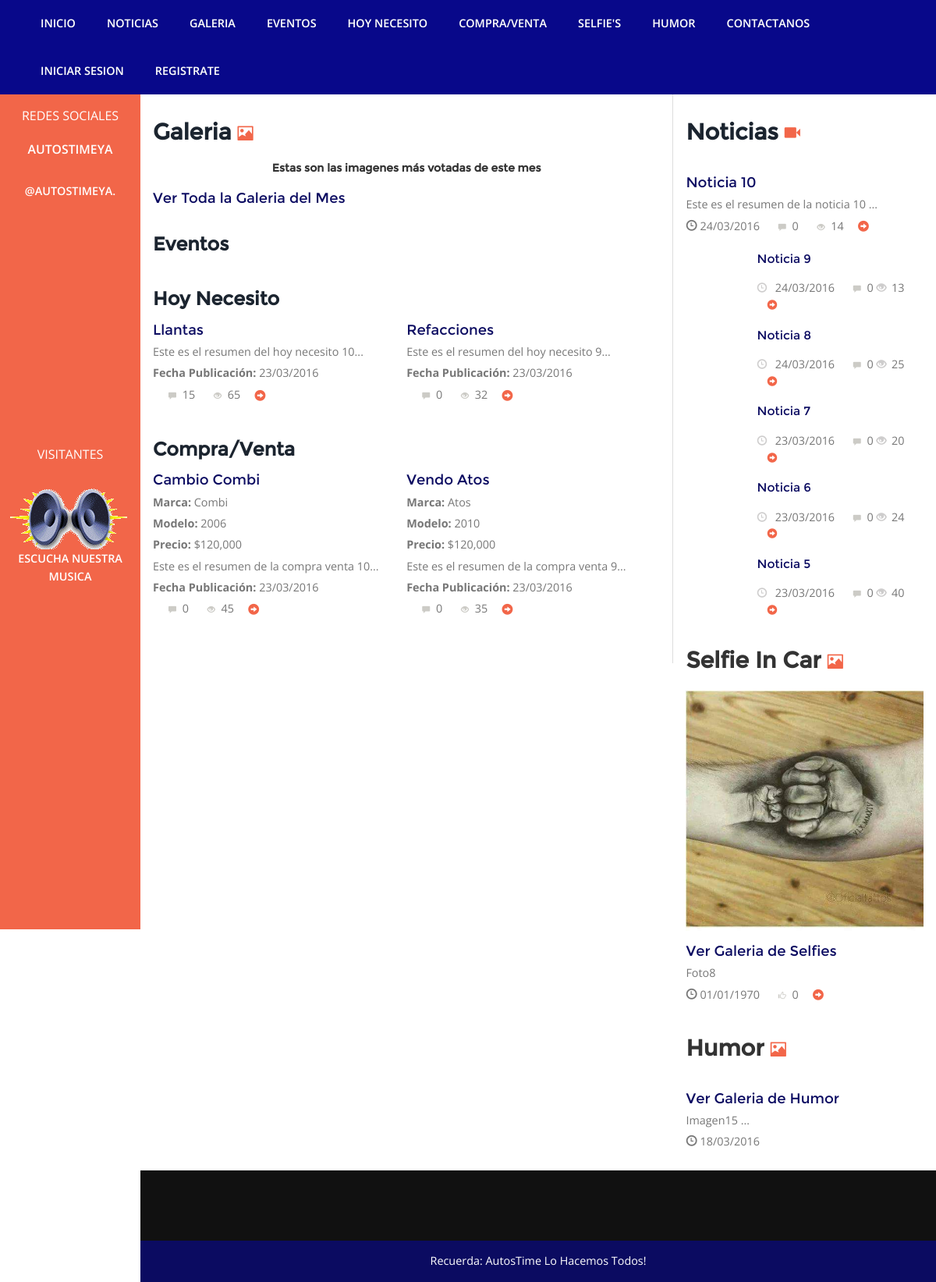
The page / on the database its author committed.
### tables this page shows
CREATE TABLE IF NOT EXISTS `hoy_necesito` (
  `id_hoy_necesito` int(11) NOT NULL AUTO_INCREMENT,
  `titulo` varchar(50) DEFAULT NULL,
  `resumen` varchar(200) NOT NULL,
  `descripcion` text,
  `fecha` date NOT NULL,
  `cont_visitas` int(11) NOT NULL,
  `url_facebook` varchar(100) DEFAULT NULL,
  `url_twitter` varchar(100) DEFAULT NULL,
  PRIMARY KEY (`id_hoy_necesito`),
  KEY `id_hoy_necesito` (`id_hoy_necesito`)
);

CREATE TABLE IF NOT EXISTS `compra_venta` (
  `id_compra_venta` int(11) NOT NULL AUTO_INCREMENT,
  `titulo` varchar(50) NOT NULL,
  `resumen` varchar(200) NOT NULL,
  `descripcion` text NOT NULL,
  `marca` varchar(50) DEFAULT NULL,
  `modelo` int(11) DEFAULT NULL,
  `transmision` varchar(50) DEFAULT NULL,
  `tipo_combustible` varchar(50) DEFAULT NULL,
  `precio` varchar(25) DEFAULT NULL,
  `kilometraje` varchar(25) DEFAULT NULL,
  `id_estatus` int(11) NOT NULL,
  `fecha` date NOT NULL,
  `cont_visitas` int(11) NOT NULL,
  `url_facebook` varchar(100) DEFAULT NULL,
  `url_twitter` varchar(100) DEFAULT NULL,
  PRIMARY KEY (`id_compra_venta`),
  KEY `id_estatus` (`id_estatus`)
);

CREATE TABLE IF NOT EXISTS `noticia` (
  `id_noticia` int(11) NOT NULL AUTO_INCREMENT,
  `titulo` varchar(25) NOT NULL,
  `resumen` varchar(200) NOT NULL,
  `descripcion` text NOT NULL,
  `url_facebook` varchar(100) DEFAULT NULL,
  `url_twitter` varchar(100) DEFAULT NULL,
  `fecha` date NOT NULL,
  `cont_visitas` int(11) NOT NULL,
  PRIMARY KEY (`id_noticia`),
  KEY `titulo` (`titulo`)
);

CREATE TABLE IF NOT EXISTS `galeria_selfie` (
  `id_selfie` int(11) NOT NULL AUTO_INCREMENT,
  `titulo` varchar(10) DEFAULT NULL,
  `descripcion` varchar(30) DEFAULT NULL,
  `ubicacion_foto` varchar(500) NOT NULL,
  `fecha_alta` date DEFAULT NULL,
  PRIMARY KEY (`id_selfie`)
);

CREATE TABLE IF NOT EXISTS `galeria_humor` (
  `id_humor` int(11) NOT NULL AUTO_INCREMENT,
  `titulo` varchar(50) DEFAULT NULL,
  `descripcion` text,
  `ubicacion_foto` varchar(500) NOT NULL,
  `fecha_alta` date DEFAULT NULL,
  PRIMARY KEY (`id_humor`)
);

### conexion/conexion_vars.php (called while the page is built, shortened)
<?php
$db= "autostime";
?>

### conexion/Conection.php (called while the page is built, shortened)
<?php
	class Conection
	{
		private $servidor;
		private $usuario;
		private $pass;
		private $base_datos;
		private $descriptor;
		function __construct($servidor,$usuario,$pass,$base_datos){
			$this->servidor= $servidor;
			$this->usuario= $usuario;
			$this->pass= $pass;
			$this->base_datos= $base_datos;
		}
		private function conectar_base_datos(){
			$this->descriptor= mysqli_connect($this->servidor,$this->usuario,$this->pass);
			mysqli_select_db($this->descriptor,$this->base_datos);
		}
		public function consulta($consulta){
			$this->resultado= mysqli_query($this->descriptor,$consulta);
			if (!$this->resultado) {
			} else{
				return $this->resultado;
			}
		}
	}

### noticias.php (the view, shortened to what this page needs)
<?php
	require_once("conexion/Conection.php");
	require_once("conexion/conexion_vars.php");
	$conex= new Conection($servidor,$usuario,$pass,$db );
	$qryPrimNoticia="Select noticia.id_noticia, noticia.titulo, noticia.resumen, noticia.fecha, count(id_comentario_noticia) as cont_comentarios, noticia.cont_visitas, foto_noticia.ubicacion_foto From noticia left Join comentario_noticia on noticia.id_noticia = comentario_noticia.id_noticia left Join foto_noticia on noticia.id_noticia = foto_noticia.id_noticia where foto_noticia.numero_foto > 0 group by noticia.id_noticia Order By noticia.id_noticia Desc Limit 1 ";
	$qryNoticias="Select noticia.id_noticia, noticia.titulo, noticia.resumen, noticia.fecha, count(id_comentario_noticia) as cont_comentarios, noticia.cont_visitas, foto_noticia.ubicacion_foto From noticia left Join comentario_noticia on noticia.id_noticia = comentario_noticia.id_noticia left Join foto_noticia on noticia.id_noticia = foto_noticia.id_noticia where foto_noticia.numero_foto > 0 group by noticia.id_noticia Order By noticia.id_noticia Desc Limit 1,5";
	$qrySelfie="SELECT galeria_selfie.id_selfie, galeria_selfie.titulo, galeria_selfie.descripcion, galeria_selfie.ubicacion_foto, galeria_selfie.fecha_alta, COUNT(usuario_votos_selfie.id_selfie) as votos FROM galeria_selfie  LEFT JOIN usuario_votos_selfie ON galeria_selfie.id_selfie = usuario_votos_selfie.id_selfie GROUP BY galeria_selfie.id_selfie DESC LIMIT 1;";
	$qryHumor="SELECT id_humor, titulo, descripcion, ubicacion_foto, fecha_alta FROM galeria_humor ORDER BY id_humor DESC LIMIT 1";
	$resultsPrimNoticia =$conex->consulta($qryPrimNoticia);
	$resultsNoticias =$conex->consulta($qryNoticias);
	$resultsSelfie =$conex->consulta($qrySelfie);
	$resultsHumor =$conex->consulta($qryHumor);
?>
<div class="banner-right-text">
	<h3 class="tittle"><a href="todasNoticias.php">Noticias </a><i class="glyphicon glyphicon-facetime-video"></i></h3>
	<div class="general-news">
		<div class="general-inner">
			<div class="general-text">
				<?php
					while($rowPrimNoticia = mysqli_fetch_array($resultsPrimNoticia)){
				?>
					<h5 class="top"><a href="detalleNoticia.php?idNoticia=<?php echo $rowPrimNoticia['id_noticia'];?>"><?php echo utf8_encode($rowPrimNoticia['titulo']);?></a></h5>
					<p><?php echo utf8_encode($rowPrimNoticia['resumen']);?> ...</p>
					<p><i class="glyphicon glyphicon-time"></i> <?php echo date("d/m/Y", strtotime($rowPrimNoticia['fecha'])); ?> <span class="glyphicon glyphicon-comment"></span> <?php echo $rowPrimNoticia['cont_comentarios'];?> <span class="glyphicon glyphicon-eye-open"></span>
					   <?php echo $rowPrimNoticia['cont_visitas'];?> <a class="span_link" href="detalleNoticia.php?idNoticia=<?php echo $rowPrimNoticia['id_noticia'];?>"><span class="glyphicon glyphicon-circle-arrow-right"></span></a>
					</p>
				<?php
					}
				 ?>
			</div>
			<div class="edit-pics">
				<?php
					while($rowNoticias = mysqli_fetch_array($resultsNoticias)){
				?>
					<div class="editor-pics">
						<div class="col-md-3 item-pic">
						</div>
						<div class="col-md-9 item-details">
							<h5 class="inner two"><a class="span_link" href="detalleNoticia.php?idNoticia=<?php echo $rowNoticias['id_noticia'];?>"><?php echo utf8_encode($rowNoticias['titulo']);?></a></h5>
							 <div class="td-post-date two"><i class="glyphicon glyphicon-time"></i> <?php echo date("d/m/Y", strtotime($rowNoticias['fecha']));?> <span class="glyphicon glyphicon-comment"></span> <?php echo $rowNoticias['cont_comentarios'];?> <i class="glyphicon glyphicon-eye-open"></i><?php echo $rowNoticias['cont_visitas'];?><a class="span_link" href="detalleNoticia.php?idNoticia=<?php echo $rowNoticias['id_noticia'];?>"><span class="glyphicon glyphicon-circle-arrow-right"></span></a></div>
						 </div>
						<div class="clearfix"></div>
					</div>
				<?php
					}
				 ?>
			</div>
            <br />
			<div class="general-text two">
            	<h3 class="tittle">Selfie In Car <i class="glyphicon glyphicon-picture"></i></h3>
                <?php
					while($rowSelfie = mysqli_fetch_array($resultsSelfie)){
				?>
                    <a href="selfies.php"><img src="<?php echo $rowSelfie['ubicacion_foto'];?>" class="img-responsive" alt=""></a>
                    <h5 class="top"><a href="selfies.php">Ver Galeria de Selfies</a></h5>
                    <p><?php echo utf8_encode($rowSelfie['titulo']);?></p>
                    <p><i class="glyphicon glyphicon-time"></i> <?php echo date("d/m/Y", strtotime($rowNoticias['fecha_alta']));?>
                        <span class="glyphicon glyphicon-thumbs-up"></span> <?php echo $rowSelfie['votos'];?>
                        <a class="span_link" href="selfies.php">
                        <span class="glyphicon glyphicon-circle-arrow-right"></span></a>
                    </p>
                <?php
					}
				 ?>
			</div>
		</div>
            <br />
			<div class="general-text two">
               	<h3 class="tittle">Humor <i class="glyphicon glyphicon-picture"></i></h3>
                <?php
					while($rowHumor = mysqli_fetch_array($resultsHumor)){
				?>
                    <h5 class="top"><a href="humor.php">Ver Galeria de Humor</a></h5>
                    <p><?php echo utf8_encode($rowHumor['titulo']);?> ...</p>
                    <p><i class="glyphicon glyphicon-time"></i> <?php echo date("d/m/Y", strtotime($rowHumor['fecha_alta']));?>
                    </p>
                 <?php
					}
				 ?>
			</div>
	</div>
</div>

### novedades.php (shortened to what this page needs)
<?php
	require_once("conexion/Conection.php");
	require_once("conexion/conexion_vars.php");
	$conex= new Conection($servidor,$usuario,$pass,$db );
	$qryHoyNecesito="Select hoy_necesito.id_hoy_necesito, hoy_necesito.titulo, hoy_necesito.resumen, hoy_necesito.fecha, count(id_comentario_hoy_necesito) as cont_comentarios, hoy_necesito.cont_visitas, foto_hoy_necesito.ubicacion_foto From hoy_necesito Left Join comentario_hoy_necesito On hoy_necesito.id_hoy_necesito = comentario_hoy_necesito.id_hoy_necesito Left Join foto_hoy_necesito On hoy_necesito.id_hoy_necesito = foto_hoy_necesito.id_hoy_necesito Where foto_hoy_necesito.numero_foto = 1 Group By hoy_necesito.id_hoy_necesito Desc Limit 2 ";
	$qryCompraVenta="Select compra_venta.id_compra_venta, compra_venta.titulo, compra_venta.resumen, compra_venta.marca, compra_venta.modelo, compra_venta.precio, compra_venta.fecha, count(id_comentario_compra_venta) as cont_comentarios, compra_venta.cont_visitas, foto_compra_venta.ubicacion_foto From compra_venta Left Join comentario_compra_venta On compra_venta.id_compra_venta = comentario_compra_venta.id_compra_venta Left Join foto_compra_venta On compra_venta.id_compra_venta = foto_compra_venta.id_compra_venta Where foto_compra_venta.numero_foto = 1 And compra_venta.id_estatus = 1 Group By compra_venta.id_compra_venta Desc Limit 2 ";
	$resultsHoyNecesito = 	$conex->consulta($qryHoyNecesito);
	$resultsCompraVenta = 	$conex->consulta($qryCompraVenta);
?>
<div class="top-news">
	<div class="top-inner">
		<h3 class="top"><a href="eventos.php">Eventos</a></h3>
	 </div>
	 <br />
	 <div class="top-inner second">
		<h3 class="top"><a href="hoyNecesito.php">Hoy Necesito</a></h3>
			<?php
				while($rowHoyNecesito = mysqli_fetch_array($resultsHoyNecesito)){
			?>
				<div class="col-md-6 top-text">
					<h5 class="top"><a href="detalleHoyNecesito.php?idHoyNecesito=<?php echo $rowHoyNecesito['id_hoy_necesito'];?>"><?php echo utf8_encode($rowHoyNecesito['titulo']);?></a></h5>
					<p><?php echo utf8_encode($rowHoyNecesito['resumen']);?>...</p>
					<p><b>Fecha Publicación: </b><?php echo date("d/m/Y", strtotime($rowHoyNecesito['fecha']));?><br /> <span class="glyphicon glyphicon-comment"></span>
						<?php echo $rowHoyNecesito['cont_comentarios'];?>
						<span class="glyphicon glyphicon-eye-open"></span> <?php echo $rowHoyNecesito['cont_visitas'];?>
                        <a class="span_link" href="detalleHoyNecesito.php?idHoyNecesito=<?php echo $rowHoyNecesito['id_hoy_necesito'];?>"><span class="glyphicon glyphicon-circle-arrow-right"></span></a>
                    </p>
				</div>
			<?php
				}
			 ?>
		 <div class="clearfix"> </div>
	 </div>
	 <br />
	 <div class="top-inner second">
		<h3 class="top"><a href="compraVenta.php">Compra/Venta</a></h3>
			<?php
				while($rowCompraVenta = mysqli_fetch_array($resultsCompraVenta)){
			?>
				<div class="col-md-6 top-text">
					<h5 class="top"><a href="detalleCompraVenta.php?idCompraVenta=<?php echo $rowCompraVenta['id_compra_venta'];?>"><?php echo utf8_encode($rowCompraVenta['titulo']);?></a></h5>
					<p><b>Marca: </b><?php echo utf8_encode($rowCompraVenta['marca']);?> <br />
                       <b>Modelo: </b><?php echo $rowCompraVenta['modelo'];?> <br />
                       <b>Precio: </b><?php echo utf8_encode($rowCompraVenta['precio']);?> <br />
                    </p>
					<p><?php echo utf8_encode($rowCompraVenta['resumen']);?>...</p>
					<p><b>Fecha Publicación: </b><?php echo date("d/m/Y", strtotime($rowCompraVenta['fecha']));?><br />
                    	<span class="glyphicon glyphicon-comment"></span> <?php echo $rowCompraVenta['cont_comentarios'];?>
						<span class="glyphicon glyphicon-eye-open"></span> <?php echo $rowCompraVenta['cont_visitas'];?>
                    	<a class="span_link" href="detalleCompraVenta.php?idCompraVenta=<?php echo $rowCompraVenta['id_compra_venta'];?>"><span class="glyphicon glyphicon-circle-arrow-right"></span></a>
                    </p>
				</div>
			<?php
				}
			 ?>
		 <div class="clearfix"> </div>
	 </div>
</div>

### css/style.css (style rules this page uses)
html, body { font-family: 'Open Sans', sans-serif; font-size: 100%; background: #FFf; }
body a { transition:0.5s all; -webkit-transition:0.5s all; -moz-transition:0.5s all; -o-transition:0.5s all; -ms-transition:0.5s all; }
h1,h2,h3,h4,h5,h6 { margin:0; font-family: 'Montserrat-Regular'; font-weight:700; }
p { margin:0; font-family: 'Open Sans', sans-serif; }
h3.tittle { color: #333; font-size: 2em; text-align:left; margin-bottom:0.8em; }
h3.tittle i { font-size: 0.7em; color: #F26649; }
h5.top a { line-height: 1.6em; font-size: 1.3em; color: #0B0B61; font-weight: 300; }
span.glyphicon.glyphicon-comment:hover, span.glyphicon.glyphicon-eye-open:hover, span.glyphicon.glyphicon-thumbs-up:hover, a.span_link { color: #000008; }
span.glyphicon.glyphicon-comment, span.glyphicon.glyphicon-eye-open, span.glyphicon.glyphicon-thumbs-up { font-size: 10px; margin: 0 4px 0 20px; color: #CCCBC6; }
span.glyphicon.glyphicon-circle-arrow-right { color: #F26649; margin-left: 1em; margin-top: -2px; vertical-align: middle; }
.top-inner.second { margin-top: 1.3em; }
.top-text { padding-left: 0; }
.top-news { padding: 2em 0; }
.top-text p { font-size: 0.9em; font-weight: 400; line-height: 1.9em; color: #777; }
.banner-right-text { float: right; width:33%; padding: 2em 1em 1.5em 1em; }
.general-text img ,.top-text img { width: 100%; margin-bottom: 0.7em; }
.general-text p { font-size: 0.9em; font-weight: 400; line-height: 1.9em; color: #777; }
.general-text.two { margin-top: 1em; }
.editor-pics { margin-top: 1em; }
.item-pic { padding: 0; }
.td-post-date.two i { margin-right: 0.5em; font-size: 0.9em; }
h5.inner.two a { color: #0B0B61; font-weight:400; text-transform: none; font-size: 1.1em; line-height: 1.7em; }
.td-post-date.two, .td-post-date.two a { color: #777; margin-top: 1em; font-size: 0.9em; }
.td-post-date.two i { color: #CECDCD; }
@media (max-width:1280px) { h3.tittle { font-size: 1.8em; } }

### css/lightbox.css (style rules this page uses)
body:after { display: none; }

### rows shown on the page
hoy_necesito: titulo "Llantas", resumen "Este es el resumen del hoy necesito 10", fecha "23/03/2016", cont_comentarios "15", cont_visitas "65"
hoy_necesito: titulo "Refacciones", resumen "Este es el resumen del hoy necesito 9", fecha "23/03/2016", cont_comentarios "0", cont_visitas "32"
compra_venta: titulo "Cambio Combi", marca "Combi", modelo "2006", precio "$120,000", resumen "Este es el resumen de la compra venta 10", fecha "23/03/2016", cont_comentarios "0", cont_visitas "45"
compra_venta: titulo "Vendo Atos", marca "Atos", modelo "2010", precio "$120,000", resumen "Este es el resumen de la compra venta 9", fecha "23/03/2016", cont_comentarios "0", cont_visitas "35"
noticia: titulo "Noticia 10", resumen "Este es el resumen de la noticia 10", fecha "24/03/2016", cont_comentarios "0", cont_visitas "14"
noticia: titulo "Noticia 9", fecha "24/03/2016", cont_comentarios "0", cont_visitas "13"
noticia: titulo "Noticia 8", fecha "24/03/2016", cont_comentarios "0", cont_visitas "25"
noticia: titulo "Noticia 7", fecha "23/03/2016", cont_comentarios "0", cont_visitas "20"
noticia: titulo "Noticia 6", fecha "23/03/2016", cont_comentarios "0", cont_visitas "24"
noticia: titulo "Noticia 5", fecha "23/03/2016", cont_comentarios "0", cont_visitas "40"
galeria_selfie: ubicacion_foto (picture), titulo "Foto8", votos "0"
galeria_humor: titulo "Imagen15", fecha_alta "18/03/2016"
